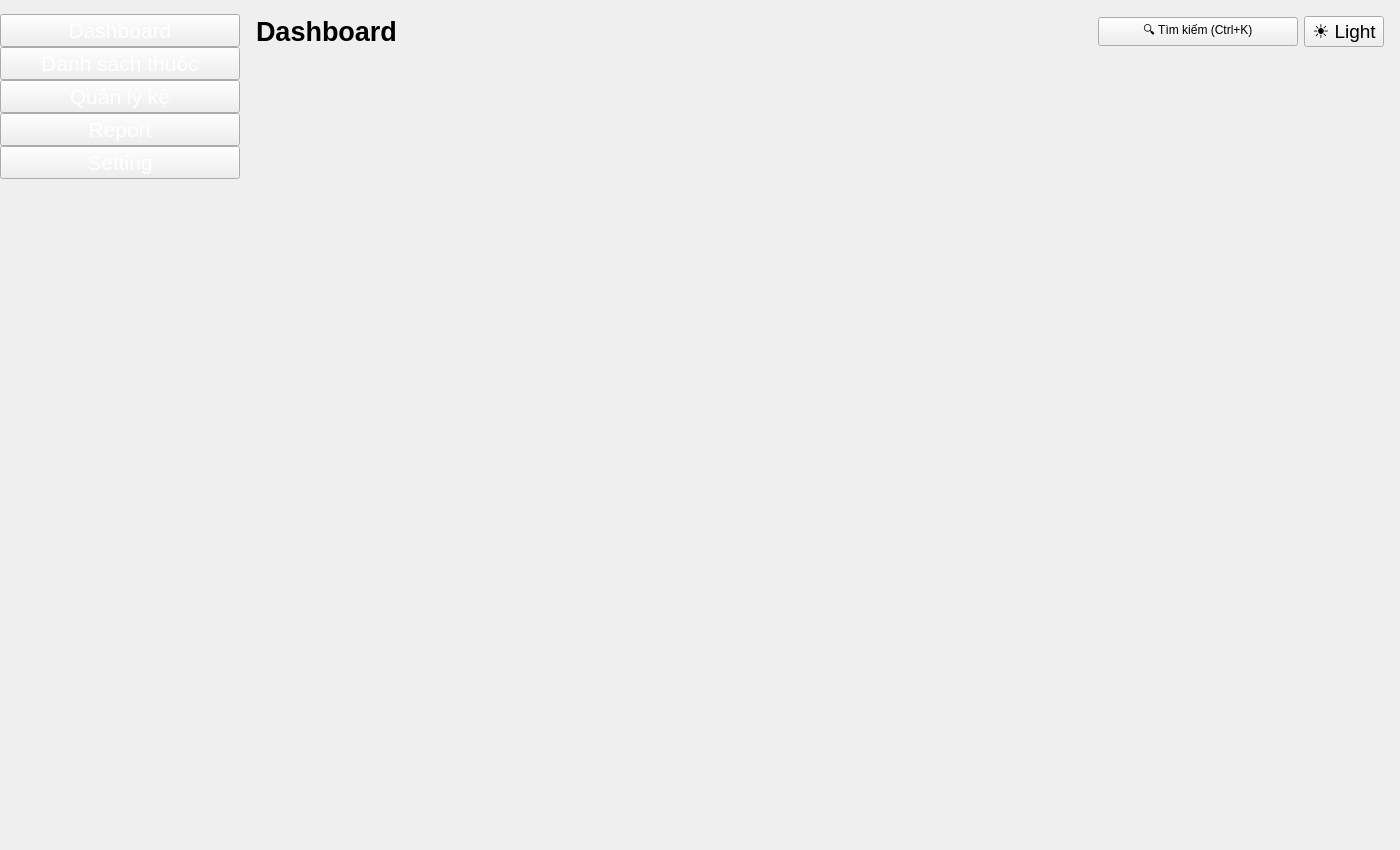
<?xml version="1.0" encoding="UTF-8"?>
<ui version="4.0">
 <class>MainWindow</class>
 <widget class="QMainWindow" name="MainWindow">
  <property name="geometry">
   <rect><x>0</x><y>0</y><width>1400</width><height>850</height></rect>
  </property>
  <property name="minimumSize">
   <size><width>1280</width><height>720</height></size>
  </property>
  <property name="windowTitle">
   <string>KTLT_Nhom3_QuanLyKhoThuoc</string>
  </property>
  <property name="styleSheet">
   <string notr="true">
    QMainWindow, QStackedWidget, QWidget#page_inventory, QWidget#page_shelf {
        background-color: #1F2933;
    }
    QLabel {
        color: #E4E7EB;
    }
    QPushButton#btn_toggle_theme, QPushButton#btn_search, QPushButton#btn_filter {
        background-color: #1E3A5F;
        border: 1px solid #3E4C59;
        border-radius: 6px;
        padding: 6px 16px;
        color: #E4E7EB;
        font-weight: 600;
    }
    QPushButton#btn_add_medicine, QPushButton#pushButton {
        background-color: #2563EB;
        color: #FFFFFF;
        border: none;
        border-radius: 6px;
        padding: 6px 16px;
        font-weight: 600;
    }
    QPushButton#btn_add_medicine:hover, QPushButton#pushButton:hover {
        background-color: #3B82F6;
    }
    QPushButton {
        background-color: #2563EB;
        color: #FFFFFF;
        border: none;
        border-radius: 8px;
        padding: 8px 16px;
        font-size: 14px;
        font-weight: 600;
        min-height: 32px;
    }
    QPushButton:hover {
        background-color: #3B82F6;
    }
    QPushButton:pressed {
        background-color: #1D4ED8;
    }
    QPushButton:disabled {
        background-color: #273947;
        color: #9AA5B1;
    }
    QWidget#sidebar_container {
        background-color: #1C2944;
        border: none;
    }
    QWidget#sidebar_container QLabel {
        color: #FFFFFF;
        background-color: transparent;
    }
    QFrame#chart_row_container QFrame, QFrame#frame_expiring, QFrame#frame_low_stock, QWidget#frame_bar_chart, QWidget#frame_pie_chart {
        background-color: #273947;
        border: 1px solid #3E4C59;
        border-radius: 8px;
    }
    QTableWidget {
        background-color: #273947;
        border: 1px solid #3E4C59;
        border-radius: 8px;
        gridline-color: #3E4C59;
        color: #E4E7EB;
        alternate-background-color: #2D3F4F;
    }
    QTableWidget::item:selected {
        background-color: #1D4ED8;
        color: #FFFFFF;
    }
    QTableWidget::item:hover:!selected {
        background-color: #1E3A5F;
    }
    QHeaderView::section {
        background-color: #273947;
        color: #9AA5B1;
        font-weight: bold;
        border: none;
        border-bottom: 1px solid #3E4C59;
        padding: 8px;
    }
    QListWidget {
        background-color: #273947;
        border: 1px solid #3E4C59;
        border-radius: 8px;
        color: #E4E7EB;
        padding: 4px;
        outline: none;
    }
    QListWidget::item {
        padding: 12px;
        border-bottom: 1px solid #1F2933;
    }
    QListWidget::item:hover {
        background-color: #1E3A5F;
        border-radius: 6px;
    }
    QListWidget::item:selected {
        background-color: #3E4C59;
        color: #E4E7EB;
        border-radius: 6px;
    }
    QScrollArea {
        background-color: transparent;
        border: none;
    }
    QScrollArea > QWidget > QWidget {
        background-color: transparent;
    }
    QMessageBox {
        background-color: #273947;
        border: 1px solid #3E4C59;
        border-radius: 12px;
    }
    QMessageBox QLabel {
        color: #E4E7EB;
        font-size: 14px;
        padding: 8px 4px;
    }
    QMessageBox QPushButton {
        min-width: 90px;
        min-height: 34px;
        padding: 8px 20px;
        border-radius: 8px;
    }
    QCalendarWidget {
        background-color: #273947;
        border: 1px solid #3E4C59;
    }
    QCalendarWidget QAbstractItemView {
        background-color: #273947;
        color: #E4E7EB;
        selection-background-color: #2563EB;
        selection-color: #FFFFFF;
        alternate-background-color: #2D3F4F;
    }
    QCalendarWidget QWidget#qt_calendar_navigationbar {
        background-color: #2563EB;
        color: #FFFFFF;
    }
    QCalendarWidget QToolButton {
        background-color: transparent;
        color: #FFFFFF;
        font-weight: bold;
        padding: 4px 8px;
    }
    QCalendarWidget QToolButton:hover {
        background-color: rgba(255, 255, 255, 0.15);
        border-radius: 4px;
    }
    QMenu {
        background-color: #273947;
        border: 1px solid #3E4C59;
        border-radius: 8px;
        padding: 4px;
    }
    QMenu::item {
        padding: 8px 24px;
        border-radius: 4px;
        color: #E4E7EB;
    }
    QMenu::item:selected {
        background-color: #2563EB;
        color: #FFFFFF;
    }
    QLineEdit, QSpinBox, QDoubleSpinBox, QDateEdit, QComboBox {
        background-color: #1E3A5F;
        color: #E4E7EB;
        border: 1px solid #3E4C59;
        border-radius: 8px;
        padding: 8px 12px;
        font-size: 14px;
        min-height: 28px;
    }
    QLineEdit:focus, QSpinBox:focus, QDoubleSpinBox:focus,
    QDateEdit:focus, QComboBox:focus {
        border-color: #2563EB;
        border-width: 2px;
    }
    QComboBox::drop-down {
        border: none;
        padding-right: 8px;
    }
    QComboBox QAbstractItemView {
        background-color: #273947;
        color: #E4E7EB;
        border: 1px solid #3E4C59;
        selection-background-color: #2563EB;
        selection-color: #FFFFFF;
    }
    QDialog {
        background-color: #273947;
    }
    QGroupBox {
        background-color: #273947;
        border: 1px solid #3E4C59;
        border-radius: 8px;
        margin-top: 16px;
        padding: 16px;
        padding-top: 24px;
        font-weight: 600;
    }
    QGroupBox::title {
        subcontrol-origin: margin;
        subcontrol-position: top left;
        padding: 0 8px;
        color: #E4E7EB;
    }
    QScrollBar:vertical {
        background-color: transparent;
        width: 8px;
        border-radius: 4px;
        margin: 2px;
    }
    QScrollBar::handle:vertical {
        background-color: #3E4C59;
        border-radius: 4px;
        min-height: 24px;
    }
    QScrollBar::handle:vertical:hover {
        background-color: #9AA5B1;
    }
    QScrollBar::add-line:vertical, QScrollBar::sub-line:vertical {
        height: 0px;
    }
    QScrollBar:horizontal {
        background-color: transparent;
        height: 8px;
        border-radius: 4px;
        margin: 2px;
    }
    QScrollBar::handle:horizontal {
        background-color: #3E4C59;
        border-radius: 4px;
        min-width: 24px;
    }
    QScrollBar::handle:horizontal:hover {
        background-color: #9AA5B1;
    }
    QScrollBar::add-line:horizontal, QScrollBar::sub-line:horizontal {
        width: 0px;
    }
    QPushButton[danger="true"] {
        background-color: #EF4444;
    }
    QPushButton[danger="true"]:hover {
        background-color: #DC2626;
    }
    QPushButton[danger="true"]:pressed {
        background-color: #B91C1C;
    }
   </string>
  </property>
  <widget class="QWidget" name="centralwidget">
   <layout class="QHBoxLayout" name="main_layout">
    <property name="spacing"><number>0</number></property>
    <property name="leftMargin"><number>0</number></property>
    <property name="topMargin"><number>0</number></property>
    <property name="rightMargin"><number>0</number></property>
    <property name="bottomMargin"><number>0</number></property>

    <!-- ══════════════════════════════════════ -->
    <!-- ██  SIDEBAR                           -->
    <!-- ══════════════════════════════════════ -->
    <item>
     <widget class="QWidget" name="sidebar_container" native="true">
      <property name="minimumSize">
       <size><width>240</width><height>0</height></size>
      </property>
      <property name="maximumSize">
       <size><width>240</width><height>16777215</height></size>
      </property>
      <layout class="QVBoxLayout" name="sidebar_layout">
       <property name="spacing"><number>0</number></property>
       <property name="leftMargin"><number>0</number></property>
       <property name="topMargin"><number>0</number></property>
       <property name="rightMargin"><number>0</number></property>
       <property name="bottomMargin"><number>0</number></property>

       <!-- Logo -->
       <item>
        <widget class="QLabel" name="logo_label">
         <property name="styleSheet">
          <string notr="true">background-color: transparent;</string>
         </property>
         <property name="text">
          <string/>
         </property>
         <property name="alignment">
          <set>Qt::AlignCenter</set>
         </property>
        </widget>
       </item>

       <!-- Nav: Dashboard -->
       <item>
        <widget class="QPushButton" name="btn_nav_dashboard">
         <property name="sizePolicy">
          <sizepolicy hsizetype="Preferred" vsizetype="Preferred">
           <horstretch>0</horstretch>
           <verstretch>0</verstretch>
          </sizepolicy>
         </property>
         <property name="font">
          <font><pointsize>16</pointsize></font>
         </property>
         <property name="styleSheet">
          <string notr="true">color: rgb(255, 255, 255);</string>
         </property>
         <property name="text">
          <string>Dashboard</string>
         </property>
        </widget>
       </item>

       <!-- Nav: Danh sách thuốc -->
       <item>
        <widget class="QPushButton" name="btn_nav_inventory">
         <property name="sizePolicy">
          <sizepolicy hsizetype="Preferred" vsizetype="Preferred">
           <horstretch>0</horstretch>
           <verstretch>0</verstretch>
          </sizepolicy>
         </property>
         <property name="font">
          <font><pointsize>16</pointsize></font>
         </property>
         <property name="styleSheet">
          <string notr="true">color: rgb(255, 255, 255);</string>
         </property>
         <property name="text">
          <string>Danh sách thuốc</string>
         </property>
        </widget>
       </item>

       <!-- Nav: Quản lý kệ -->
       <item>
        <widget class="QPushButton" name="btn_nav_shelf">
         <property name="sizePolicy">
          <sizepolicy hsizetype="Preferred" vsizetype="Preferred">
           <horstretch>0</horstretch>
           <verstretch>0</verstretch>
          </sizepolicy>
         </property>
         <property name="font">
          <font><pointsize>16</pointsize></font>
         </property>
         <property name="styleSheet">
          <string notr="true">color: rgb(255, 255, 255);</string>
         </property>
         <property name="text">
          <string>Quản lý kệ</string>
         </property>
        </widget>
       </item>

       <!-- Nav: Report -->
       <item>
        <widget class="QPushButton" name="btn_nav_report">
         <property name="sizePolicy">
          <sizepolicy hsizetype="Preferred" vsizetype="Preferred">
           <horstretch>0</horstretch>
           <verstretch>0</verstretch>
          </sizepolicy>
         </property>
         <property name="font">
          <font><pointsize>16</pointsize></font>
         </property>
         <property name="styleSheet">
          <string notr="true">color: rgb(255, 255, 255);</string>
         </property>
         <property name="text">
          <string>Report</string>
         </property>
        </widget>
       </item>

       <!-- Nav: Setting -->
       <item>
        <widget class="QPushButton" name="btn_nav_setting">
         <property name="sizePolicy">
          <sizepolicy hsizetype="Preferred" vsizetype="Preferred">
           <horstretch>0</horstretch>
           <verstretch>0</verstretch>
          </sizepolicy>
         </property>
         <property name="font">
          <font><pointsize>16</pointsize></font>
         </property>
         <property name="styleSheet">
          <string notr="true">color: rgb(255, 255, 255);</string>
         </property>
         <property name="text">
          <string>Setting</string>
         </property>
        </widget>
       </item>

       <!-- Spacer (stretch) -->
       <item>
        <spacer name="sidebar_spacer">
         <property name="orientation">
          <enum>Qt::Vertical</enum>
         </property>
         <property name="sizeHint" stdset="0">
          <size><width>20</width><height>40</height></size>
         </property>
        </spacer>
       </item>

      </layout>
     </widget>
    </item>

    <!-- ══════════════════════════════════════ -->
    <!-- ██  MAIN CONTENT CONTAINER            -->
    <!-- ══════════════════════════════════════ -->
    <item>
     <widget class="QWidget" name="main_container" native="true">
      <layout class="QVBoxLayout" name="content_layout">
       <property name="leftMargin"><number>8</number></property>
       <property name="topMargin"><number>8</number></property>
       <property name="rightMargin"><number>8</number></property>
       <property name="bottomMargin"><number>8</number></property>

       <!-- ── Header ── -->
       <item>
        <widget class="QWidget" name="header_container" native="true">
         <property name="maximumSize">
          <size><width>16777215</width><height>50</height></size>
         </property>
         <layout class="QHBoxLayout" name="header_layout">
          <property name="leftMargin"><number>8</number></property>
          <property name="topMargin"><number>8</number></property>
          <property name="rightMargin"><number>8</number></property>
          <property name="bottomMargin"><number>8</number></property>

          <!-- Page Title -->
          <item>
           <widget class="QLabel" name="page_title">
            <property name="font">
             <font>
              <pointsize>20</pointsize>
              <bold>true</bold>
             </font>
            </property>
            <property name="text">
             <string>Dashboard</string>
            </property>
           </widget>
          </item>

          <!-- Header Spacer -->
          <item>
           <spacer name="header_spacer">
            <property name="orientation">
             <enum>Qt::Horizontal</enum>
            </property>
            <property name="sizeHint" stdset="0">
             <size><width>40</width><height>20</height></size>
            </property>
           </spacer>
          </item>

          <!-- Search Button -->
          <item>
           <widget class="QPushButton" name="btn_search">
            <property name="minimumSize">
             <size><width>200</width><height>0</height></size>
            </property>
            <property name="maximumSize">
             <size><width>200</width><height>16777215</height></size>
            </property>
            <property name="text">
             <string>🔍 Tìm kiếm (Ctrl+K)</string>
            </property>
           </widget>
          </item>

          <!-- Theme Toggle Button -->
          <item>
           <widget class="QPushButton" name="btn_toggle_theme">
            <property name="font">
             <font><pointsize>14</pointsize></font>
            </property>
            <property name="text">
             <string>☀️ Light</string>
            </property>
           </widget>
          </item>

         </layout>
        </widget>
       </item>

       <!-- ── Stacked Widget (Pages) ── -->
       <item>
        <widget class="QStackedWidget" name="stacked_main_content">

         <!-- Page: Inventory Wrapper -->
         <widget class="QWidget" name="page_inventory">
          <layout class="QVBoxLayout" name="inv_layout">
           <property name="leftMargin"><number>8</number></property>
           <property name="topMargin"><number>8</number></property>
           <property name="rightMargin"><number>8</number></property>
           <property name="bottomMargin"><number>8</number></property>
          </layout>
         </widget>

         <!-- Page: Shelf Wrapper -->
         <widget class="QWidget" name="page_shelf">
          <layout class="QVBoxLayout" name="shelf_layout">
           <property name="leftMargin"><number>8</number></property>
           <property name="topMargin"><number>8</number></property>
           <property name="rightMargin"><number>8</number></property>
           <property name="bottomMargin"><number>8</number></property>
          </layout>
         </widget>

        </widget>
       </item>

      </layout>
     </widget>
    </item>

   </layout>
  </widget>
 </widget>
 <resources/>
 <connections/>
</ui>
